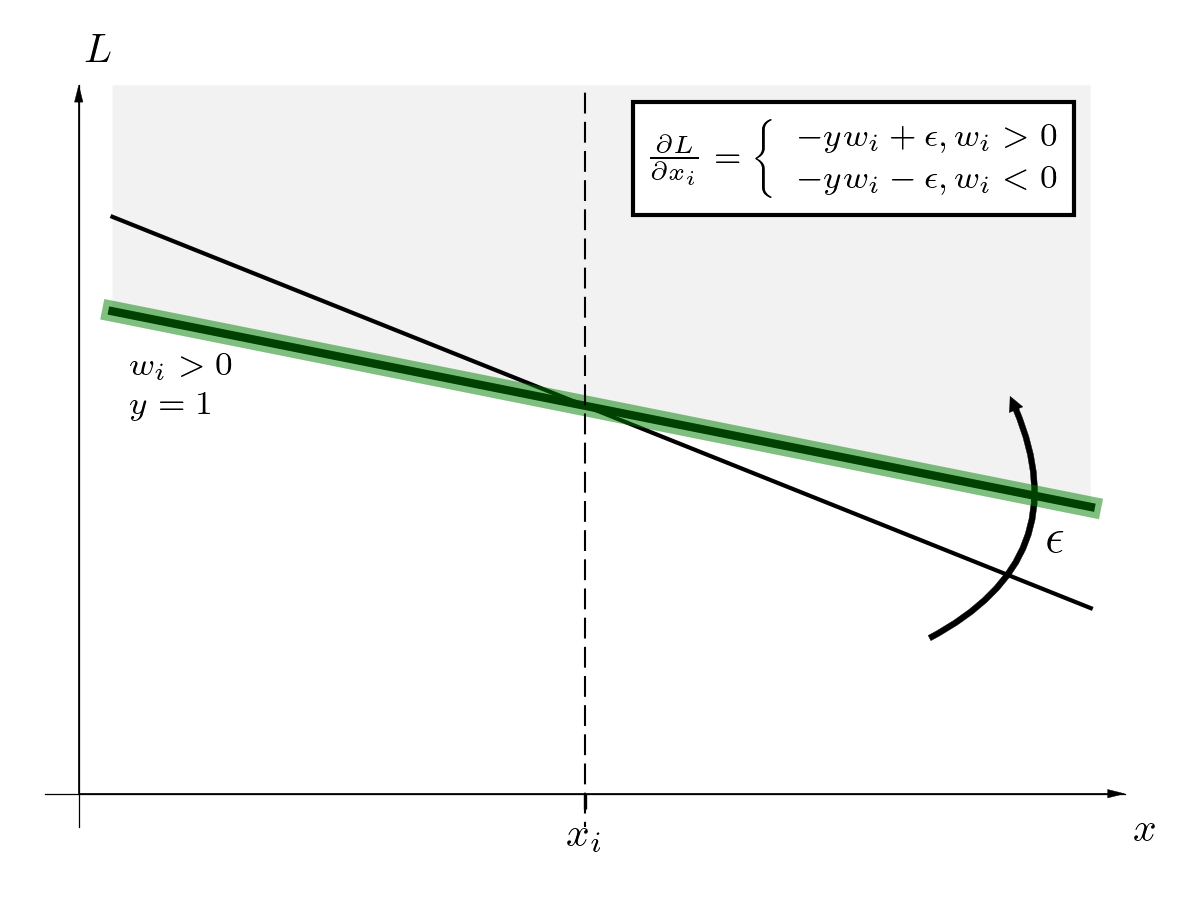

Generate this figure with Python:
import numpy as np
from matplotlib import pyplot as plt
from matplotlib import patches
plt.rc('text', usetex=True)
plt.rc('font', family='serif')


# Collect data
x = np.linspace(0.2, 6, num=1000)
y = -0.4*x + 3.5
y_adjusted = -0.2*x + 2.9

# Build figure
fig, ax = plt.subplots(figsize=[4, 3])

# Plot data
ax.plot(x, y, color='black', linewidth=1)
ax.plot(x, y_adjusted, color='black', linewidth=2)
ax.plot(x, y_adjusted, color='green', alpha=0.5, linewidth=5)
ax.fill_between(x, y_adjusted, 4.2, facecolor='black', alpha=.05)

# Add curved arrow
ax.text(5.8, 1.5, '$\epsilon$', size=12, ha="center", va="center",)
arrow = patches.FancyArrowPatch(posA=[5, 0.9], posB=[5.5, 2.4], connectionstyle="arc3,rad=.5",
                                mutation_scale=7, lw=.1, color='black')
ax.add_patch(arrow)

# Add texts
ax.text(.3, 2.4, '$w_i > 0$ \n $y=1$', size=8, ha="left", va="center",)
ax.text(5.8, 4.0, r'$\frac{\partial L}{\partial x_i} = \left\{ \begin{array}{l}'
                  r'-y w_i + \epsilon, w_i > 0 \\ '
                  r'-y w_i - \epsilon, w_i < 0 \end{array} \right.$',
        size=8, ha="right", va="top", bbox=dict(facecolor='white'))

# Reduce number of ticks
ax.set_xticks([3])
ax.set_xticklabels([r'$x_i$'])
ax.set_yticks([])

# Adjust limits to hing plot standard
ax.set_xlim(-.2, 6.2)
ax.set_ylim(-.2, 4.2)

# Plot vertical line
ymin, ymax = ax.get_ylim()
ax.axvline(3, ymin, ymax, linestyle='--', linewidth=.5, dashes=[10, 4], color='black')

# Set labels
ax.set_xlabel('$x$')
ax.set_ylabel('$L$', rotation=0)

# Eliminate upper and right axes
ax.spines['right'].set_color('none')
ax.spines['top'].set_color('none')

# Thicker axes
ax.spines['left'].set_linewidth(0.3)
ax.spines['bottom'].set_linewidth(0.3)

# Move left y-axis and bottom x-axis to centre, passing through (0,0)
ax.spines['left'].set_position('zero')
ax.spines['bottom'].set_position('zero')

# Adjust positions of ax labels
ax.xaxis.set_label_coords(1.02, .02)
ax.yaxis.set_label_coords(.05, 1.02)

# Add head arrows to axes
xmin, xmax = ax.get_xlim()
ymin, ymax = ax.get_ylim()
ax.arrow(0, 0, 0, ymax-.1, head_width=.05, head_length=.1, linewidth=.1, color='black')
ax.arrow(0, 0, xmax-.1, 0, head_width=.05, head_length=.1, linewidth=.1, color='black')

# Make equal aspect
ax.set_aspect('equal')
plt.tight_layout()
name, ext = __file__.split('.')
plt.savefig(f'{name}.png', dpi=300)
